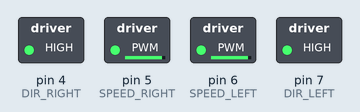
Recording of a sketch running on a simulated Arduino Uno, built with avr-gcc and run on an emulated ATmega328P. On the bench: switched loads named in the sketch (green lamp = pin HIGH).

Above: at 0.1 s.
Timing chart, 0 to 1.6 s (numbered marks = the images above):
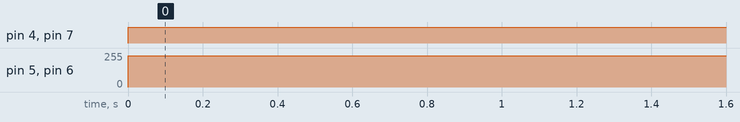

Measured:
- by itself, pin 4 (DIR_RIGHT), pin 7 (DIR_LEFT): LOW → HIGH at 0.00 s
- by itself, pin 5 (SPEED_RIGHT), pin 6 (SPEED_LEFT): 0/255 → 235/255 at 0.00 s

The sketch:

motors.ino
```cpp
#define SPEED_LEFT 6
#define SPEED_RIGHT 5
#define DIR_LEFT 7
#define DIR_RIGHT 4
#define SPEED 235

void runForward() {
  analogWrite(SPEED_LEFT, SPEED);
  analogWrite(SPEED_RIGHT, SPEED);
  digitalWrite(DIR_LEFT, HIGH);
  digitalWrite(DIR_RIGHT, HIGH);
}

void setup() {
  // put your setup code here, to run once:
  for (int i=4; i<=7; i++) {
    pinMode(i, OUTPUT);
  }
  Serial.begin(9600);
}

void loop() {
  // put your main code here, to run repeatedly:
  runForward();
}
```
